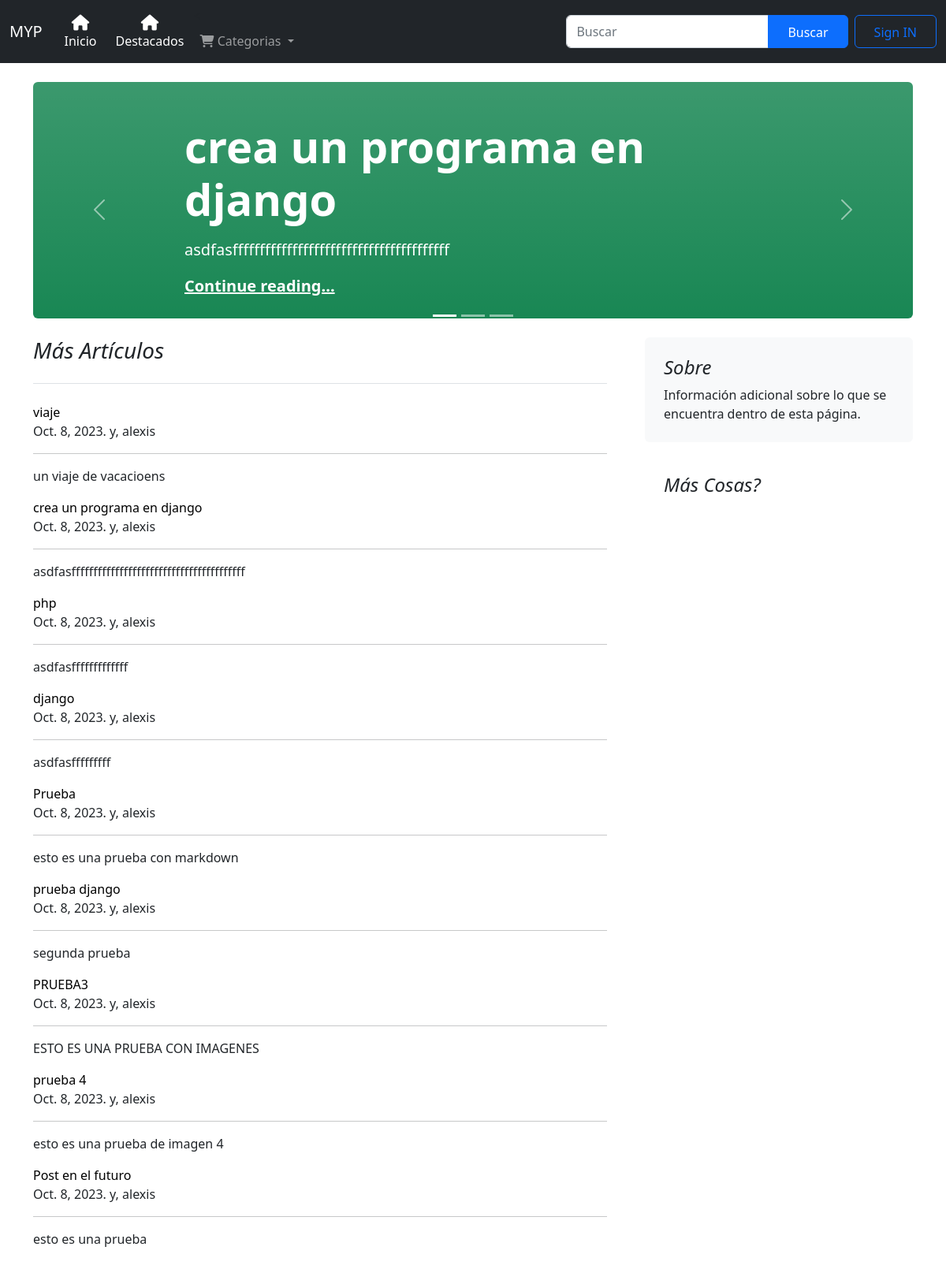
The page / on the database its author committed.
### blogs/models.py (models this page shows, shortened)
class Post(models.Model):
    title = models.CharField(max_length=255)   #titulo
    slug = models.SlugField(unique=True) #etiqueta en la url
    overview = models.TextField()  #descripcion
    date_create = models.DateTimeField(auto_now_add=True) #para que se cree el registro
    content = models.TextField() # contenido
    author = models.ForeignKey(settings.AUTH_USER_MODEL, on_delete=models.PROTECT) #recomando para hacer relacion con el usuario
    categories = models.ManyToManyField('Category')
    features = models.BooleanField(default=False) #desctacado
    image = models.ImageField(upload_to='post_images/', null=True, blank=True)#imagen
    pub_date = models.DateTimeField(default=timezone.now)
    def get_absolute_url(self):
        return reverse("blogs:post_detalle", kwargs={"slug": self.slug})
    class Meta:
        verbose_name = 'Post'
        verbose_name_plural = 'Posts'
        ordering = ['date_create']

### users/models.py (models this page shows)
class User(AbstractUser):
    pass
    def __str__(self):
        return f'{self.last_name}, {self.first_name}'

### blogs/views.py (the view)
# urls.py: path('', views.home_page, name="inicio"),
def home_page(request):
    posts = Post.objects.filter(pub_date__lte=timezone.now())
    categories = Category.objects.all()
    filter_featured = Post.objects.filter(features=True)[:3]
    context = {
        'posts': posts,
        'categories': categories,
        'filter_featured': filter_featured
    }
    return render(request, 'blogs/home_page.html', context=context)

### blogs/context_processors.py (called while the page is built)
def categories_processor(request):
    categories = Category.objects.all()
    return {
        'categories': categories
    }

### blogs/templates/blogs/home_page.html (shortened to what this page needs)
{% extends '../base.html' %}
{% block content %}
    <div class="container-xxl bd-gutter mt-3 my-md-4 bd-layout">
        <main class="container">
            <div class="row g-5">
                <div class="col-md-12">
                    {% include "blogs/featured.html" %}
                </div>
            </div>
            <div class="row g-5">
                <div class="col-md-8">
                    <h3 class="pb-4 mb-4 fst-italic border-bottom">
                        Más Artículos
                    </h3>
                    {% for post in posts %}
                        <article class="blog-post">
                                <a href="{{ post.get_absolute_url }}" style="text-decoration: none"
                                   class="text-black">
                                    {{ post.title }}
                                </a>
                            <p class="blog-post-meta">{{ post.pub_date.date }}. {{ post.author }}</p>
                            <hr>
                            <p>{{ post.overview }}</p>
                        </article>
                    {% endfor %}
                </div>
                <div class="col-md-4">
                    <div class="position-sticky" style="top: 2rem;">
                        <div class="p-4 mb-3 bg-light rounded">
                            <h4 class="fst-italic">Sobre</h4>
                            <p class="mb-0">Información adicional sobre lo que se encuentra dentro de esta página.</p>
                        </div>
                        <div class="p-4">
                            <h4 class="fst-italic">Más Cosas?</h4>
                        </div>
                    </div>
                </div>
            </div>
        </main>
    </div>
{% endblock %}

### blogs/templates/base.html (shortened to what this page needs)
<!doctype html>
<html lang="en">
<head>
    <link href="https://cdn.jsdelivr.net/npm/bootstrap@5.2.3/dist/css/bootstrap.min.css" rel="stylesheet"
>
    <link rel="stylesheet" href="https://cdnjs.cloudflare.com/ajax/libs/font-awesome/6.4.2/css/all.min.css">
</head>
<body>
{% include 'navbar.html' %}
{% block content %}
{% endblock %}
</body>
</html>

### blogs/templates/navbar.html (shortened to what this page needs)
<nav class="navbar navbar-expand-lg navbar-dark bg-dark">
    <div class="container-fluid">
        <a class="navbar-brand" href="{% url 'blogs:inicio' %}">MYP</a>
        <div class="collapse navbar-collapse" id="navbarSupportedContent">
            <ul class="navbar-nav me-auto d-flex flex-row mt-3 mt-lg-0">
                <li class="nav-item text-center mx-2 mx-lg-1">
                    <a class="nav-link active" aria-current="page" href="#!">
                        <div>
                            <i class="fas fa-home fa-lg mb-1"></i>
                        </div>
                        Inicio
                    </a>
                </li>
                <li class="nav-item text-center mx-2 mx-lg-1">
                    <a class="nav-link active" aria-current="page" href="{% url 'blogs:featured' %}">
                        <div>
                            <i class="fas fa-home fa-lg mb-1"></i>
                        </div>
                        Destacados
                    </a>
                </li>
                <li class="nav-item dropdown">
                    <<a class="nav-link dropdown-toggle" href="#" role="button" data-bs-toggle="dropdown"
                        aria-expanded="false">
                    <i class="fa-solid fa-cart-shopping fa-beat"></i>
                    Categorias
                </a>
                </li>
            </ul>
            <form class="d-flex input-group w-auto" role="search" action="{% url 'blogs:search' %}" method="get">
                <input name="search" type="search" class="form-control" placeholder="Buscar" aria-label="Buscar"/>
                <button class="btn btn-primary" type="submit" data-mdb-ripple-color="dark">
                    Buscar
                </button>
            </form>
        {% if user.is_authenticated %}
            <a class="btn btn-outline-primary ms-2"  href="{% url 'logout' %}" role="button">Sing Out</a>
            {% else %}
            <a class="btn btn-outline-primary ms-2" href="{% url 'login' %}" role="button" >Sign IN</a>
        {% endif %}
        </div>
    </div>
</nav>

### blogs/templates/blogs/featured.html (shortened to what this page needs)
<div id="carouselIndicators" class="carousel slide" data-bs-ride="true">
    <div class="carousel-indicators">
        <button type="button" data-bs-target="#carouselIndicators" data-bs-slide-to="0" class="active"
                aria-current="true" aria-label="Slide 1"></button>
        <button type="button" data-bs-target="#carouselIndicators" data-bs-slide-to="1"
                aria-label="Slide 2"></button>
        <button type="button" data-bs-target="#carouselIndicators" data-bs-slide-to="2"
                aria-label="Slide 3"></button>
    </div>
    <div class="carousel-inner">
        {% for f in filter_featured %}
            <div class="carousel-item {% if f == filter_featured|first %}active{% endif %}">
                <div class="px-5 p-md-5 mb-4 rounded text-bg-success bg-gradient" style="height: 300px">
                    <div class="col-md-10 px-5 mx-5">
                        <h1 class="display-4 fw-bold px-5">{{ f.title }}</h1>
                        <p class="lead my-3 px-5">{{ f.overview }}</p>
                        <p class="lead mb-0 px-5"><a href="{{ f.get_absolute_url }}" class="text-white fw-bold">Continue
                            reading...</a></p>
                    </div>
                </div>
            </div>
        {% endfor %}
    </div>
    <button class="carousel-control-prev" type="button" data-bs-target="#carouselIndicators"
            data-bs-slide="prev">
        <span class="carousel-control-prev-icon" aria-hidden="true"></span>
    </button>
    <button class="carousel-control-next" type="button" data-bs-target="#carouselIndicators"
            data-bs-slide="next">
        <span class="carousel-control-next-icon" aria-hidden="true"></span>
    </button>
</div>

### blogs/templates/navbar.html (style rules this page uses)
.btn { padding: .55rem 1.5rem .45rem; }

### rows shown on the page
Post: title "crea un programa en django", overview "asdfasffffffffffffffffffffffffffffffffffffffff", pub_date "Oct. 8, 2023", author "y, alexis"
Post: title "viaje", pub_date "Oct. 8, 2023", author "y, alexis", overview "un viaje de vacacioens"
Post: title "php", pub_date "Oct. 8, 2023", author "y, alexis", overview "asdfasfffffffffffff"
Post: title "django", pub_date "Oct. 8, 2023", author "y, alexis", overview "asdfasfffffffff"
Post: title "Prueba", pub_date "Oct. 8, 2023", author "y, alexis", overview "esto es una prueba con markdown"
Post: title "prueba django", pub_date "Oct. 8, 2023", author "y, alexis", overview "segunda prueba"
Post: title "PRUEBA3", pub_date "Oct. 8, 2023", author "y, alexis", overview "ESTO ES UNA PRUEBA CON IMAGENES"
Post: title "prueba 4", pub_date "Oct. 8, 2023", author "y, alexis", overview "esto es una prueba de imagen 4"
Post: title "Post en el futuro", pub_date "Oct. 8, 2023", author "y, alexis", overview "esto es una prueba"
